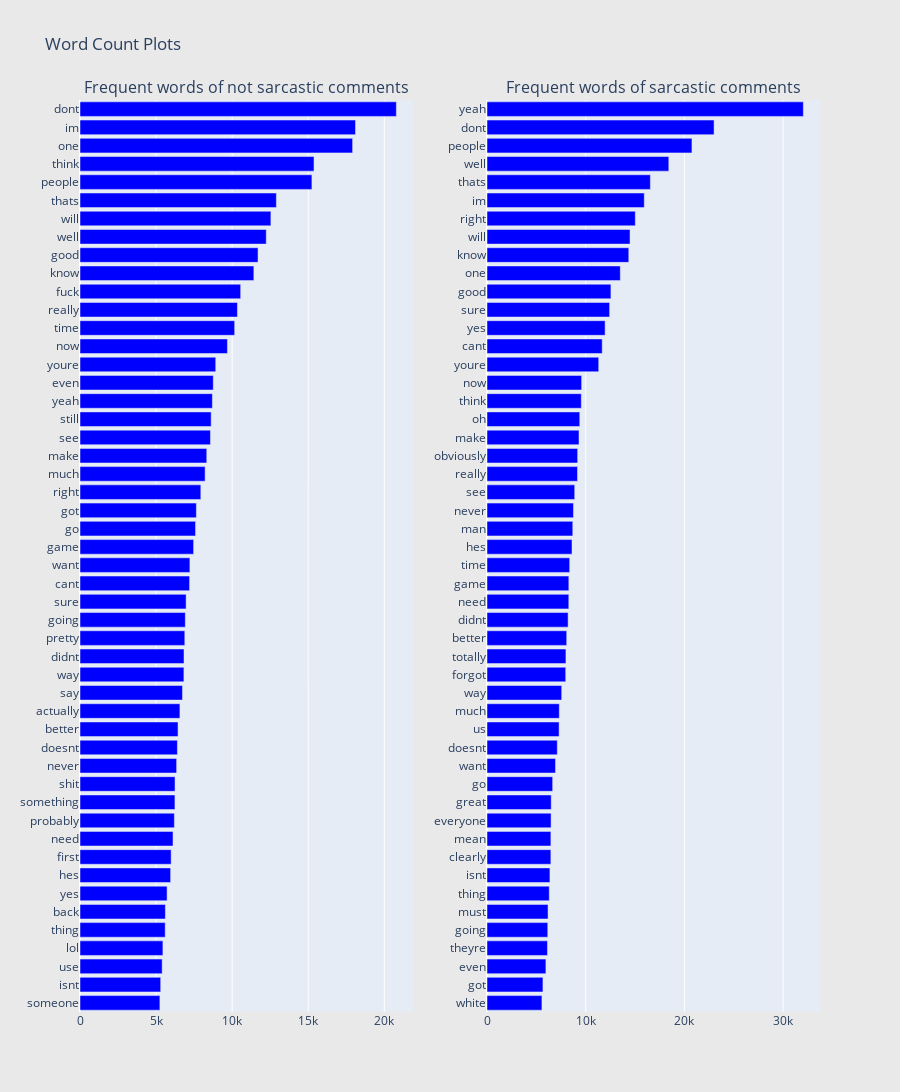

Write notebook code for a chart like this one.
### Code cell
from collections import defaultdict
from plotly import tools

train1_df = train_df[train_df["label"]==1]
train0_df = train_df[train_df["label"]==0]

## custom function for ngram generation ##
def generate_ngrams(text, n_gram=1):
    token = [token for token in text.lower().split(" ") if token != "" if token not in STOPWORDS]
    ngrams = zip(*[token[i:] for i in range(n_gram)])
    return [" ".join(ngram) for ngram in ngrams]


## custom function for horizontal bar chart ##
def horizontal_bar_chart(df, color):
    trace = go.Bar(
        y=df["word"].values[::-1],
        x=df["wordcount"].values[::-1],
        showlegend=False,
        orientation = 'h',
        marker=dict(
            color=color,
        ),
    )
    return trace

## Get the bar chart from not sarcastic comment ##
freq_dict = defaultdict(int)
for sent in train0_df["comment"]:
    for word in generate_ngrams(sent):
        freq_dict[word] += 1
fd_sorted = pd.DataFrame(sorted(freq_dict.items(), key=lambda x: x[1])[::-1])
fd_sorted.columns = ["word", "wordcount"]
trace0 = horizontal_bar_chart(fd_sorted.head(50), 'blue')

## Get the bar chart from sarcastic comment ##
freq_dict = defaultdict(int)
for sent in train1_df["comment"]:
    for word in generate_ngrams(sent):
        freq_dict[word] += 1
fd_sorted = pd.DataFrame(sorted(freq_dict.items(), key=lambda x: x[1])[::-1])
fd_sorted.columns = ["word", "wordcount"]
trace1 = horizontal_bar_chart(fd_sorted.head(50), 'blue')

# Creating two subplots
fig = tools.make_subplots(rows=1, cols=2, vertical_spacing=0.04,
                          subplot_titles=["Frequent words of not sarcastic comments", 
                                          "Frequent words of sarcastic comments"])
fig.append_trace(trace0, 1, 1)
fig.append_trace(trace1, 1, 2)
fig['layout'].update(height=1200, width=900, paper_bgcolor='rgb(233,233,233)', title="Word Count Plots")
py.iplot(fig, filename='word-plots')

### Figure 1 — Plotly figure (JSON) as saved in the notebook; plotly's stock layout.template omitted (floating-point values rounded to 4 significant figures)
{"data": [{"marker": {"color": "blue"}, "orientation": "h", "showlegend": false, "type": "bar", "x": [5251, 5303, 5401, 5449, 5600, 5612, 5724, 5956, 5990, 6114, 6203, 6240, 6246, 6351, 6403, 6444, 6567, 6735, 6829, 6836, 6888, 6921, 6975, 7203, 7223, 7468, 7595, 7648, 7941, 8223, 8331, 8575, 8620, 8701, 8759, 8921, 9690, 10166, 10349, 10560, 11427, 11702, 12242, 12546, 12906, 15243, 15382, 17918, 18108, 20793], "xaxis": "x", "y": ["someone", "isnt", "use", "lol", "thing", "back", "yes", "hes", "first", "need", "probably", "something", "shit", "never", "doesnt", "better", "actually", "say", "way", "didnt", "pretty", "going", "sure", "cant", "want", "game", "go", "got", "right", "much", "make", "see", "still", "yeah", "even", "youre", "now", "time", "really", "fuck", "know", "good", "well", "will", "thats", "people", "think", "one", "im", "dont"], "yaxis": "y"}, {"marker": {"color": "blue"}, "orientation": "h", "showlegend": false, "type": "bar", "x": [5566, 5668, 5968, 6127, 6158, 6185, 6310, 6377, 6471, 6473, 6492, 6506, 6653, 6943, 7123, 7305, 7326, 7570, 7977, 7998, 8076, 8218, 8290, 8294, 8380, 8614, 8692, 8763, 8887, 9173, 9187, 9323, 9400, 9555, 9590, 11320, 11674, 11969, 12426, 12557, 13507, 14367, 14494, 15027, 15937, 16553, 18422, 20768, 23009, 32056], "xaxis": "x2", "y": ["white", "got", "even", "theyre", "going", "must", "thing", "isnt", "clearly", "mean", "everyone", "great", "go", "want", "doesnt", "us", "much", "way", "forgot", "totally", "better", "didnt", "need", "game", "time", "hes", "man", "never", "see", "really", "obviously", "make", "oh", "think", "now", "youre", "cant", "yes", "sure", "good", "one", "know", "will", "right", "im", "thats", "well", "people", "dont", "yeah"], "yaxis": "y2"}], "layout": {"annotations": [{"font": {"size": 16}, "showarrow": false, "text": "Frequent words of not sarcastic comments", "x": 0.225, "xanchor": "center", "xref": "paper", "y": 1, "yanchor": "bottom", "yref": "paper"}, {"font": {"size": 16}, "showarrow": false, "text": "Frequent words of sarcastic comments", "x": 0.775, "xanchor": "center", "xref": "paper", "y": 1, "yanchor": "bottom", "yref": "paper"}], "height": 1200, "paper_bgcolor": "rgb(233,233,233)", "title": {"text": "Word Count Plots"}, "width": 900, "xaxis": {"anchor": "y", "domain": [0, 0.45]}, "xaxis2": {"anchor": "y2", "domain": [0.55, 1]}, "yaxis": {"anchor": "x", "domain": [0, 1]}, "yaxis2": {"anchor": "x2", "domain": [0, 1]}}}
